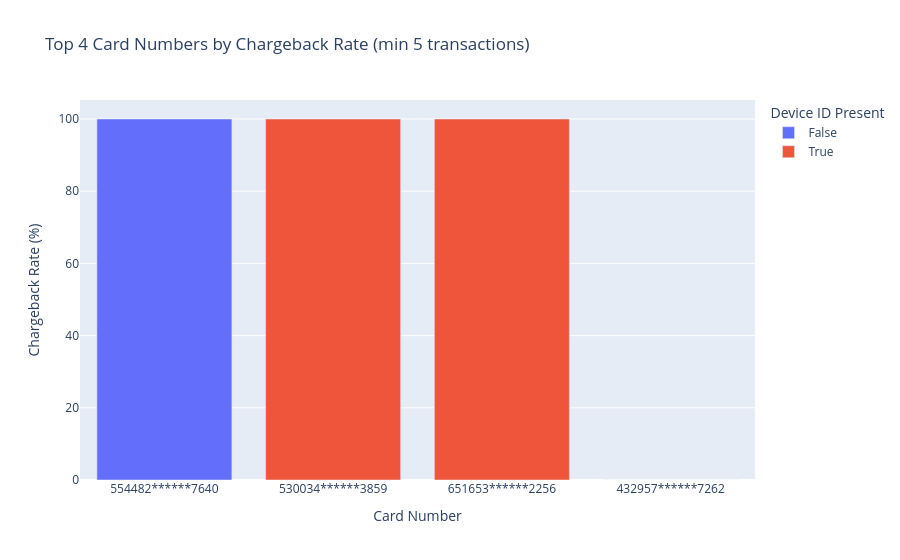

Notebook code cell kept with this figure:
### Markdown cell above
###card_number + has_device_id

### Code cell
# Group by card_number and has_device_id to analyze chargeback rates
card_device_cbk_stats = df.groupby(['card_number', 'has_device_id'])['has_cbk'].agg(
    total_transactions='count',
    chargeback_count=lambda x: (x == True).sum()
).reset_index()

# Calculate the chargeback rate for each card_number-device_id combination
card_device_cbk_stats['chargeback_rate'] = (
    card_device_cbk_stats['chargeback_count'] / card_device_cbk_stats['total_transactions']
) * 100

# Sort by chargeback_rate (descending), then by total_transactions (descending) to prioritize significant cases
card_device_cbk_stats_sorted = card_device_cbk_stats.sort_values(
    by=['chargeback_rate', 'total_transactions', 'chargeback_count'],
    ascending=[False, False, False]
)

print("\nTop 10 Card Numbers by Chargeback Rate (grouped by has_device_id):")
display(card_device_cbk_stats_sorted.head(10))

# Visualize the top N card_number-device_id combinations with the highest chargeback rates
min_transactions_card = 5 # Set a threshold for meaningful rates
top_cards_to_plot = card_device_cbk_stats_sorted[
    card_device_cbk_stats_sorted['total_transactions'] >= min_transactions_card
].head(10)

if not top_cards_to_plot.empty:
    fig_top_cards_cbk = px.bar(
        top_cards_to_plot,
        x='card_number',
        y='chargeback_rate',
        color='has_device_id',
        title=f'Top {len(top_cards_to_plot)} Card Numbers by Chargeback Rate (min {min_transactions_card} transactions)',
        labels={
            'card_number': 'Card Number',
            'chargeback_rate': 'Chargeback Rate (%)',
            'has_device_id': 'Device ID Present'
        },
        hover_data=['total_transactions', 'chargeback_count']
    )
    fig_top_cards_cbk.update_layout(xaxis_type='category') # Treat card_number as a category
    fig_top_cards_cbk.show()
else:
    print(f"No card_number-device_id combinations found with at least {min_transactions_card} transactions to plot top chargeback rates.")

### Figure 1 — Plotly figure (JSON) as saved in the notebook; plotly's stock layout.template omitted (floating-point values rounded to 4 significant figures)
{"data": [{"customdata": [[10, 10]], "hovertemplate": "Device ID Present=False<br>Card Number=%{x}<br>Chargeback Rate (%)=%{y}<br>total_transactions=%{customdata[0]}<br>chargeback_count=%{customdata[1]}<extra></extra>", "legendgroup": "False", "marker": {"color": "#636efa", "pattern": {"shape": ""}}, "name": "False", "orientation": "v", "showlegend": true, "textposition": "auto", "type": "bar", "x": ["554482******7640"], "xaxis": "x", "y": [100.0], "yaxis": "y"}, {"customdata": [[6, 6], [5, 5], [7, 0]], "hovertemplate": "Device ID Present=True<br>Card Number=%{x}<br>Chargeback Rate (%)=%{y}<br>total_transactions=%{customdata[0]}<br>chargeback_count=%{customdata[1]}<extra></extra>", "legendgroup": "True", "marker": {"color": "#EF553B", "pattern": {"shape": ""}}, "name": "True", "orientation": "v", "showlegend": true, "textposition": "auto", "type": "bar", "x": ["530034******3859", "651653******2256", "432957******7262"], "xaxis": "x", "y": [100.0, 100.0, 0.0], "yaxis": "y"}], "layout": {"barmode": "relative", "legend": {"title": {"text": "Device ID Present"}, "tracegroupgap": 0}, "title": {"text": "Top 4 Card Numbers by Chargeback Rate (min 5 transactions)"}, "xaxis": {"anchor": "y", "domain": [0, 1], "title": {"text": "Card Number"}, "type": "category"}, "yaxis": {"anchor": "x", "domain": [0, 1], "title": {"text": "Chargeback Rate (%)"}}}}
